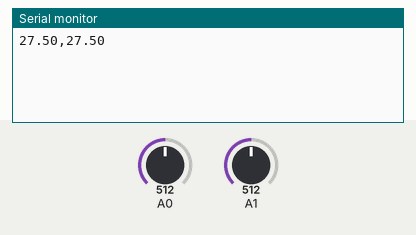
Bench run of a sketch on a simulated Arduino Uno, built with avr-gcc and run on an emulated ATmega328P. Parts: the last lines printed to the serial monitor. The inputs (shaded band) are chosen by the test bench; at power-on: A0 = 512, A1 = 512.

Above: at 1.2 s.
1.3 s: A0 set to 716
At 2.6 s:
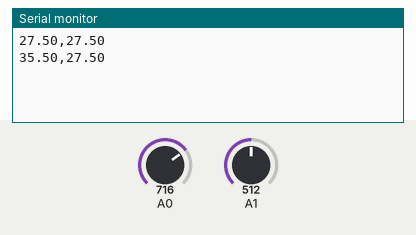
2.8 s: A1 set to 716
At 3.9 s:
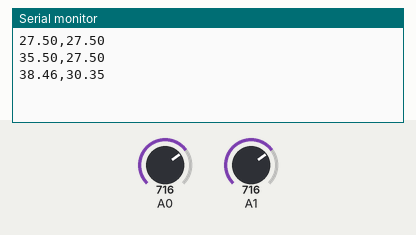
4.3 s: A0 set to 900
At 5.6 s:
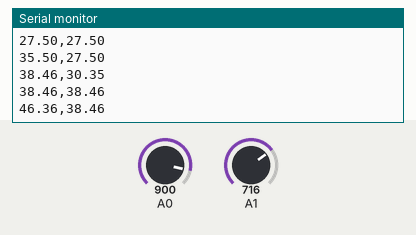
5.8 s: A1 set to 900
At 6.7 s:
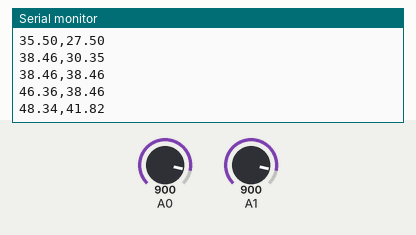
Timing chart, 0 to 8.3 s (numbered marks = the images above; inputs shaded):
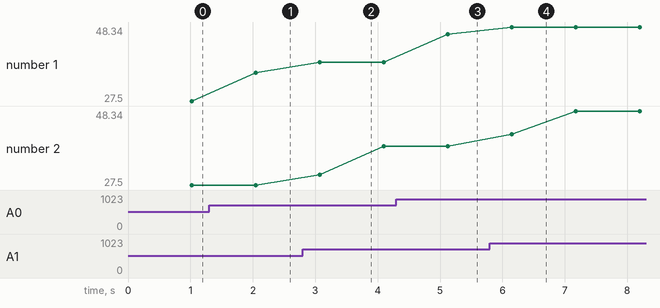

Measured:
- after the input at 1.3 s, the serial monitor: prints a new line after 0.75 s (image 1)
- after the input at 2.8 s, the serial monitor: prints a new line after 0.28 s (image 2)
- after the input at 4.3 s, the serial monitor: prints a new line after 0.83 s (image 3)
- after the input at 5.8 s, the serial monitor: prints a new line after 0.35 s (image 4)
- plotted number 1: 27.5 → 35.5 after the input at 1.3 s, 38.46 → 46.36 after the input at 4.3 s

The sketch:

SolarTreeLogger.ino
```cpp
#define DELAY 1000
#define NUM_SAMPLES 100
#define RESISTOR_RATIO 11

#define PAUSE (DELAY / NUM_SAMPLES)

float voltageSum1, voltageSum2;
float voltage1, voltage2;
int n;

void setup() {
  Serial.begin(9600);
}

void loop() {
  while (true) {
    n = 0;
    voltageSum1 = 0;
    voltageSum2 = 0;
    while (n++ < NUM_SAMPLES) {
      voltageSum1 += analogRead(A0);
      voltageSum2 += analogRead(A1);
      delay(PAUSE);
    }
    voltage1 = ((voltageSum1 / NUM_SAMPLES) * RESISTOR_RATIO * 5) / 1024;
    voltage2 = ((voltageSum2 / NUM_SAMPLES) * RESISTOR_RATIO * 5) / 1024;
    Serial.print(voltage1, 2);
    Serial.print(',');
    Serial.println(voltage2);
  }
}
```
